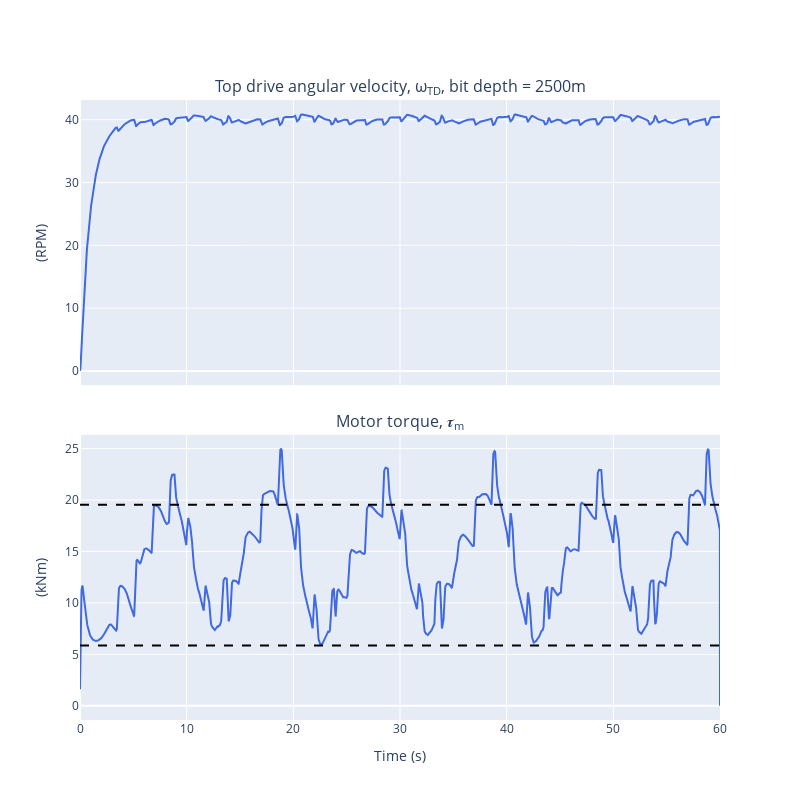

Notebook code cell kept with this figure:
### Code cell
fig20 = make_subplots(rows=2, cols=1, shared_xaxes=True, vertical_spacing=0.08, subplot_titles=('Top drive angular velocity, ω<sub>TD</sub>, bit depth = 2500m', 'Motor torque, 𝝉<sub>m</sub>'))
fig20.add_trace(go.Scatter(x=t, y=x[2*Pt, :] * 60 / 2 / math.pi, line={'color': 'royalblue'}), row=1, col=1)
fig20.add_trace(go.Scatter(x=t, y=y / 1e3, line={'color': 'royalblue'}), row=2, col=1)
fig20.add_trace(go.Scatter(x=t, y=t * 0 + tauMax[0] / 1e3, line={'color': 'black', 'dash': 'dash'}), row=2, col=1)
fig20.add_trace(go.Scatter(x=t, y=t * 0 + tauMin / 1e3, line={'color': 'black', 'dash': 'dash'}), row=2, col=1)
fig20.update_xaxes(title_text='Time (s)', row=2, col=1)
fig20.update_yaxes(title_text='(RPM)', row=1, col=1)
fig20.update_yaxes(title_text='(kNm)', row=2, col=1)
fig20.update_layout(height=800, width=800, showlegend=False)
fig20.show()

### Figure 1 — Plotly figure (JSON) as saved in the notebook; plotly's stock layout.template omitted (floating-point values rounded to 4 significant figures; data arrays with more than 128 entries replaced by an {"elided": "..."} marker saying what was removed)
{"data": [{"line": {"color": "royalblue"}, "type": "scatter", "x": {"elided": "6001 float values"}, "xaxis": "x", "y": {"elided": "6001 float values"}, "yaxis": "y"}, {"line": {"color": "royalblue"}, "type": "scatter", "x": {"elided": "6001 float values"}, "xaxis": "x2", "y": {"elided": "6001 float values"}, "yaxis": "y2"}, {"line": {"color": "black", "dash": "dash"}, "type": "scatter", "x": {"elided": "6001 float values"}, "xaxis": "x2", "y": {"elided": "6001 float values"}, "yaxis": "y2"}, {"line": {"color": "black", "dash": "dash"}, "type": "scatter", "x": {"elided": "6001 float values"}, "xaxis": "x2", "y": {"elided": "6001 float values"}, "yaxis": "y2"}], "layout": {"annotations": [{"font": {"size": 16}, "showarrow": false, "text": "Top drive angular velocity, ω<sub>TD</sub>, bit depth = 2500m", "x": 0.5, "xanchor": "center", "xref": "paper", "y": 1, "yanchor": "bottom", "yref": "paper"}, {"font": {"size": 16}, "showarrow": false, "text": "Motor torque, 𝝉<sub>m</sub>", "x": 0.5, "xanchor": "center", "xref": "paper", "y": 0.46, "yanchor": "bottom", "yref": "paper"}], "height": 800, "showlegend": false, "width": 800, "xaxis": {"anchor": "y", "domain": [0, 1], "matches": "x2", "showticklabels": false}, "xaxis2": {"anchor": "y2", "domain": [0, 1], "title": {"text": "Time (s)"}}, "yaxis": {"anchor": "x", "domain": [0.54, 1], "title": {"text": "(RPM)"}}, "yaxis2": {"anchor": "x2", "domain": [0, 0.46], "title": {"text": "(kNm)"}}}}
